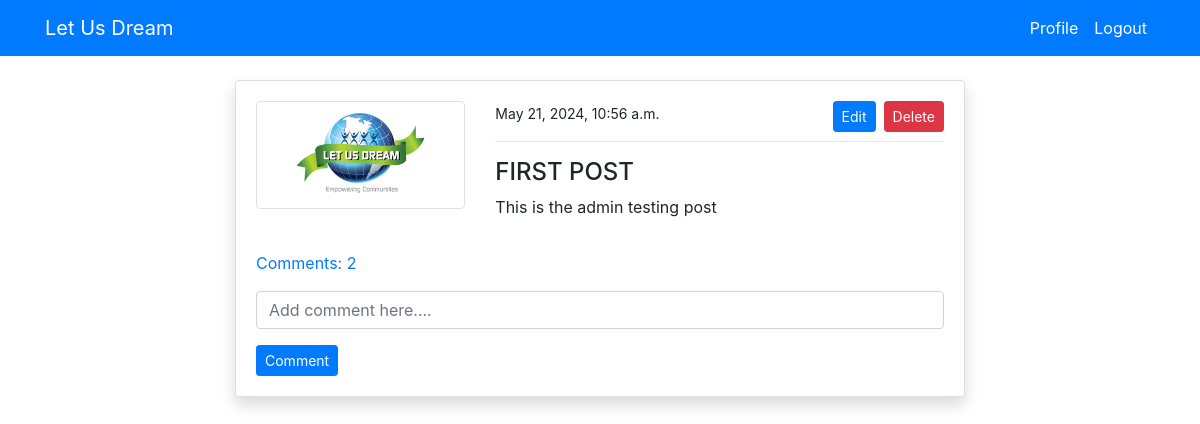
Before: /post_detail/1 (signed in) with the older database file.
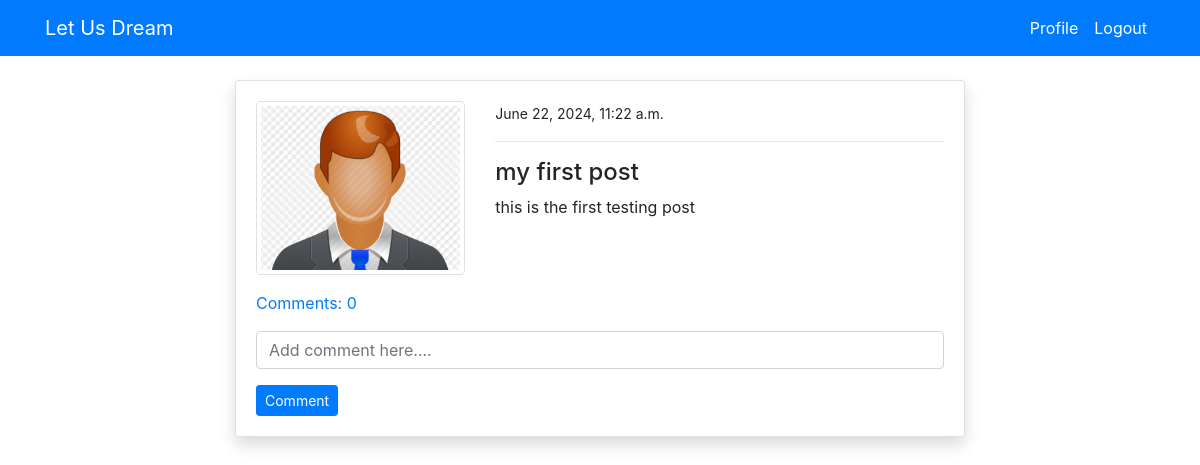
After: the same page with the newer database file.
### blog/models.py (models this page shows, shortened)
class PostModel(models.Model):
    title = models.CharField(max_length=100)
    content = models.TextField()
    author = models.ForeignKey(User, on_delete=models.CASCADE)
    date_created = models.DateTimeField(auto_now_add=True)
    class Meta:
        ordering = ('-date_created',)
    def comment_count(self):
        return self.comment_set.all().count()
    def comments(self):
        return self.comment_set.all()

### users/models.py (models this page shows, shortened)
class ProfileModel(models.Model):
    user = models.OneToOneField(User, on_delete=models.CASCADE)
    image = models.ImageField(default='default.jpg', upload_to='profile', validators=[FileExtensionValidator(['png', 'jpg'])])

### blog/views.py (the view)
# urls.py: path('post_detail/<int:pk>', views.post_detail, name='blog-post-detail'),
@login_required
def post_detail(request, pk):
    post = get_object_or_404(PostModel, id=pk)
    if request.method == 'POST':
        c_form = CommentForm(request.POST)
        if c_form.is_valid():
            instance = c_form.save(commit=False)
            instance.user = request.user
            instance.post = post
            instance.save()
            return redirect('blog-post-detail', pk=post.id)
    else:
        c_form = CommentForm()
    context = {
        'post': post,
        'c_form': c_form,
    }
    return render(request, 'blog/post_detail.html', context)

### blog/forms.py
class CommentForm(forms.ModelForm):
    content = forms.CharField(
        label='', widget=forms.TextInput(attrs={'placeholder': 'Add comment here....'}))
    class Meta:
        model = Comment
        fields = ('content',)

### templates/blog/post_detail.html (shortened to what this page needs)
{% extends 'partials/base.html' %}
{% load crispy_forms_tags %}
{% block content %}
<div class="container">
    <div class="row mt-5 pt-3">
        <div class="col-md-8 offset-md-2">
            <div class="card my-3 shadow">
                <div class="card-body">
                    <div class="row">
                        <div class="col-md-4">
                            <img class="img-thumbnail" src="{{ post.author.profilemodel.image.url }}" alt="profile-img">
                        </div>
                        <div class="col-md-8">
                            <small>{{ post.date_created }}</small>
                            {% if post.author == request.user %}
                            <span><a class="btn btn-danger float-right btn-sm"
                                    href="{% url 'blog-post-delete' post.id %}">Delete</a></span>
                            <span><a class="btn btn-primary mx-2 float-right btn-sm"
                                    href="{% url 'blog-post-edit' post.id %}">Edit</a></span>
                            {% endif %}
                            <hr>
                            <h4>{{ post.title }}</h4>
                            <p>
                                {{ post.content }}
                            </p>
                        </div>
                    </div>
                    <p class="mt-3">
                        <a class="" data-toggle="collapse" href="#collapseExample" role="button" aria-expanded="false"
                            aria-controls="collapseExample">
                            Comments: {{ post.comment_count }}
                        </a>
                    </p>
                    <form method="POST">
                        {{ c_form|crispy }}
                        <input class="btn btn-primary btn-sm" type="submit" value="Comment">
                    </form>
                </div>
            </div>
        </div>
    </div>
</div>
{% endblock %}

Changed rows visible on the page:
changed PostModel: author.profilemodel.image: picture removed, a placeholder shows; date_created "May 21, 2024, 10:56 a.m." → "June 22, 2024, 11:22 a.m."; title "FIRST POST" → "my first post"; content "This is the admin testing post" → "this is the first testing post"; comment_count "2" → "0"; author_id 1 → 2 (drawn)
Other visible differences:
text no longer shown: "Delete Edit"
